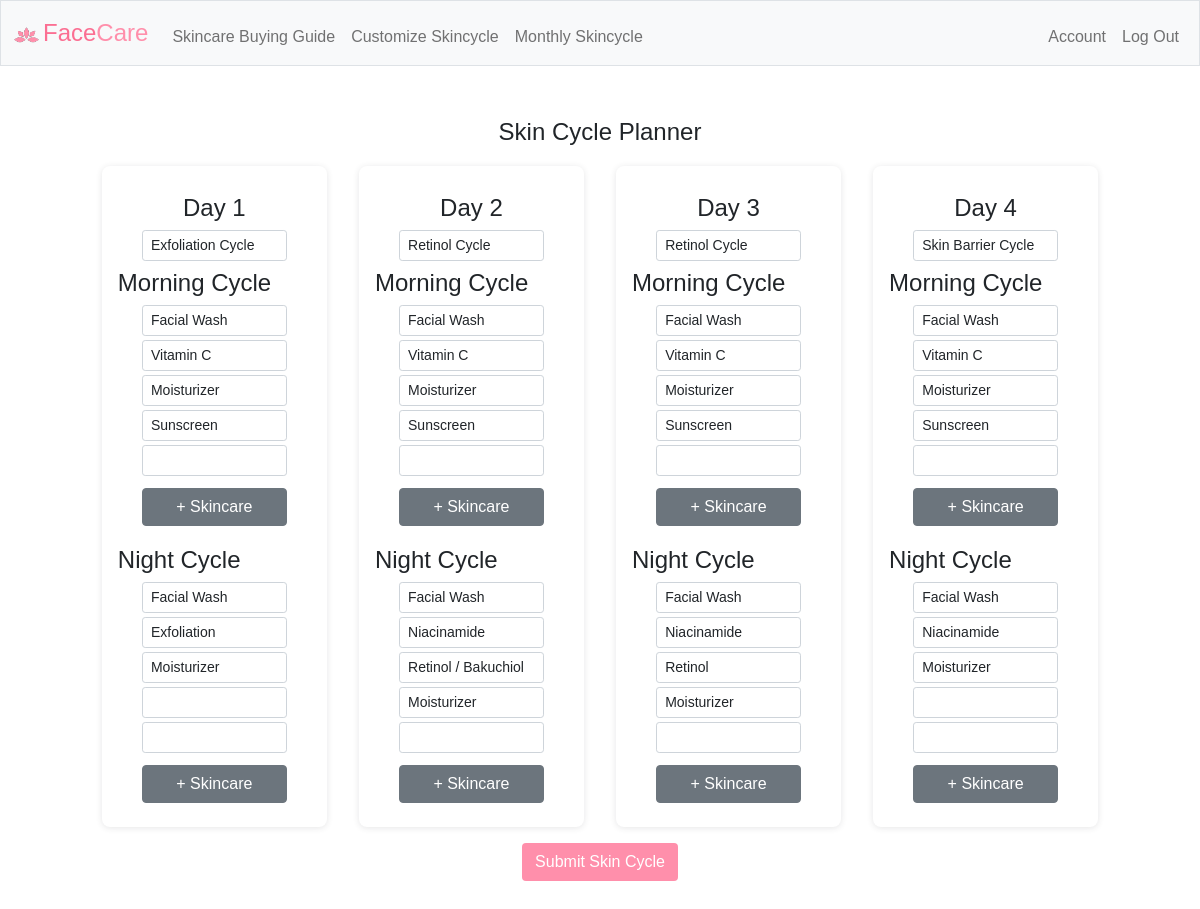
/skincycle (signed in), run on the app's committed database.
### tables this page shows
CREATE TABLE "skincareRoutine" (
"user_id" INTEGER NOT NULL,
"skinCycle" INTEGER NOT NULL,
"skincareTime" INTEGER NOT NULL,
"skincarePosition" INTEGER NOT NULL,
"skincareLabel" TEXT NOT NULL,
"skincareName" TEXT NOT NULL,
FOREIGN KEY("user_id") REFERENCES "users"("user_id")
);

### app.py (the view)
@app.route("/skincycle", methods=["GET"])
@login_required
def skincycle():
    cursorSkincycle = con.execute("SELECT * FROM skincareRoutine WHERE user_id = ?", (session["user_id"],))
    getSkincycle = cursorSkincycle.fetchall()
    skincycleLength = [0, 0, 0, 0, 0, 0, 0, 0]
    routineName = []
    mday1 = []
    nday1 = []
    mday2 = []
    nday2 = []
    mday3 = []
    nday3 = []
    mday4 = []
    nday4 = []
    for x in getSkincycle:
        if x[1] == 1 and x[2] == 1 and skincycleLength[0] == 0:
            skincycleLength[0] += 1
            mday1.append(x[5])
            routineName.append(x[4])
        elif x[1] == 1 and x[2] == 1:
            mday1.append(x[5])
            skincycleLength[0] += 1
        elif x[1] == 1 and x[2] == 2:
            nday1.append(x[5])
            skincycleLength[1] += 1
        elif x[1] == 2 and x[2] == 1 and skincycleLength[2] == 0:
            skincycleLength[2] += 1
            mday2.append(x[5])
            routineName.append(x[4])
        elif x[1] == 2 and x[2] == 1:
            mday2.append(x[5])
            skincycleLength[2] += 1
        elif x[1] == 2 and x[2] == 2:
            nday2.append(x[5])
            skincycleLength[3] += 1
        elif x[1] == 3 and x[2] == 1 and skincycleLength[4] == 0:
            skincycleLength[4] += 1
            mday3.append(x[5])
            routineName.append(x[4])
        elif x[1] == 3 and x[2] == 1:
            mday3.append(x[5])
            skincycleLength[4] += 1
        elif x[1] == 3 and x[2] == 2:
            nday3.append(x[5])
            skincycleLength[5] += 1
        elif x[1] == 4 and x[2] == 1 and skincycleLength[6] == 0:
            skincycleLength[6] += 1
            mday4.append(x[5])
            routineName.append(x[4])
        elif x[1] == 4 and x[2] == 1:
            mday4.append(x[5])
            skincycleLength[6] += 1
        elif x[1] == 4 and x[2] == 2:
            nday4.append(x[5])
            skincycleLength[7] += 1
    cursorUser = con.execute("SELECT * FROM faceCondition WHERE user_id = ?", (session["user_id"],))
    getUser = cursorUser.fetchall()
    if len(getSkincycle) != 0:
        return render_template("skincycleEdit.html", user=getUser[0], routineName=routineName, skincycleLength=skincycleLength, mday1=mday1, nday1=nday1, mday2=mday2, nday2=nday2, mday3=mday3, nday3=nday3, mday4=mday4, nday4=nday4)
    else:
        return render_template("skincycle.html", user=getUser[0])

### app.py (called while the page is built)
@app.after_request
def after_request(response):
    response.headers["Cache-Control"] = "no-cache, no-store, must-revalidate"
    response.headers["Expires"] = 0
    response.headers["Pragma"] = "no-cache"
    return response

def login_required(f):
    @wraps(f)
    def decorated_function(*args, **kwargs):
        if session.get("user_id") is None:
            return redirect("/login")
        return f(*args, **kwargs)
    return decorated_function

### templates/skincycleEdit.html (shortened to what this page needs)
{% extends "layout.html" %}
{% block main %}
<div class="container d-flex flex-wrap">
    <div class="head-form w-100">Skin Cycle Planner</div>
    <div class=form-card>
        <div class="head-form">Day 1</div>
        <input class="form-control form-control-sm my-1 w-75 mx-auto" type="text" value="{{ routineName[0] }}" id="label1" required>
        <div class="fs-4 mb-1 mt-1">Morning Cycle</div>
        <div id="mday1-anchor">
            {% for name in mday1 %}
            <input class="form-control form-control-sm my-1 w-75 mx-auto" type="text" value="{{ name }}" id="mday1" required>
            {% endfor %}
            {% if skincycleLength[0] <= 4 %}
            <input class="form-control form-control-sm my-1 w-75 mx-auto" type="text" value="" id="mday1">
            {% endif %}
        </div>
        <div class="w-100 d-flex">
            <button class="btn btn-secondary mx-auto w-75 mt-2" onclick="addMore(`mday1`)">+ Skincare</button>
        </div>
        <div class="fs-4 mb-1 mt-3">Night Cycle</div>
        <div id="nday1-anchor">
            {% for name in nday1 %}
            <input class="form-control form-control-sm my-1 w-75 mx-auto" type="text" value="{{ name }}" id="nday1" required>
            {% endfor %}
            {% if skincycleLength[1] <= 3 %}
            <input class="form-control form-control-sm my-1 w-75 mx-auto" type="text" value="" id="nday1">
            {% endif %}
            {% if skincycleLength[1] <= 4 %}
            <input class="form-control form-control-sm my-1 w-75 mx-auto" type="text" value="" id="nday1">
            {% endif %}
        </div>
        <div class="w-100 d-flex">
            <button class="btn btn-secondary mx-auto w-75 mt-2" onclick="addMore(`nday1`)">+ Skincare</button>
        </div>
    </div>
    <div class=form-card>
        <div class="head-form">Day 2</div>
        <input class="form-control form-control-sm my-1 w-75 mx-auto" type="text" value="{{ routineName[1] }}" id="label2" required>
        <div class="fs-4 mb-1 mt-1">Morning Cycle</div>
        <div id="mday2-anchor">
            {% for name in mday2 %}
            <input class="form-control form-control-sm my-1 w-75 mx-auto" type="text" value="{{ name }}" id="mday2" required>
            {% endfor %}
            {% if skincycleLength[2] <= 4 %}
            <input class="form-control form-control-sm my-1 w-75 mx-auto" type="text" value="" id="mday2">
            {% endif %}
        </div>
        <div class="w-100 d-flex">
            <button class="btn btn-secondary mx-auto w-75 mt-2" onclick="addMore(`mday2`)">+ Skincare</button>
        </div>
        <div class="fs-4 mb-1 mt-3">Night Cycle</div>
        <div id="nday2-anchor">
            {% for name in nday2 %}
            <input class="form-control form-control-sm my-1 w-75 mx-auto" type="text" value="{{ name }}" id="nday2" required>
            {% endfor %}
            {% if skincycleLength[3] <= 4 %}
            <input class="form-control form-control-sm my-1 w-75 mx-auto" type="text" value="" id="nday2">
            {% endif %}
        </div>
        <div class="w-100 d-flex">
            <button class="btn btn-secondary mx-auto w-75 mt-2" onclick="addMore(`nday2`)">+ Skincare</button>
        </div>
    </div>
    <div class=form-card>
        <div class="head-form">Day 3</div>
        <input class="form-control form-control-sm my-1 w-75 mx-auto" type="text" value="{{ routineName[2] }}" id="label3" required>
        <div class="fs-4 mb-1 mt-1">Morning Cycle</div>
        <div id="mday3-anchor">
            {% for name in mday3 %}
            <input class="form-control form-control-sm my-1 w-75 mx-auto" type="text" value="{{ name }}" id="mday3" required>
            {% endfor %}
            {% if skincycleLength[4] <= 4 %}
            <input class="form-control form-control-sm my-1 w-75 mx-auto" type="text" value="" id="mday3">
            {% endif %}
        </div>
        <div class="w-100 d-flex">
            <button class="btn btn-secondary mx-auto w-75 mt-2" onclick="addMore(`mday3`)">+ Skincare</button>
        </div>
        <div class="fs-4 mb-1 mt-3">Night Cycle</div>
        <div id="nday3-anchor">
            {% for name in nday3 %}
            <input class="form-control form-control-sm my-1 w-75 mx-auto" type="text" value="{{ name }}" id="nday3" required>
            {% endfor %}
            {% if skincycleLength[5] <= 4 %}
            <input class="form-control form-control-sm my-1 w-75 mx-auto" type="text" value="" id="nday3">
            {% endif %}
        </div>
        <div class="w-100 d-flex">
            <button class="btn btn-secondary mx-auto w-75 mt-2" onclick="addMore(`nday3`)">+ Skincare</button>
        </div>
    </div>
    <div class=form-card>
        <div class="head-form">Day 4</div>
        <input class="form-control form-control-sm my-1 w-75 mx-auto" type="text" value="{{ routineName[3] }}" id="label4" required>
        <div class="fs-4 mb-1 mt-1">Morning Cycle</div>
        <div id="mday4-anchor">
            {% for name in mday4 %}
            <input class="form-control form-control-sm my-1 w-75 mx-auto" type="text" value="{{ name }}" id="mday4" required>
            {% endfor %}
            {% if skincycleLength[6] <= 4 %}
            <input class="form-control form-control-sm my-1 w-75 mx-auto" type="text" value="" id="mday4">
            {% endif %}
        </div>
        <div class="w-100 d-flex">
            <button class="btn btn-secondary mx-auto w-75 mt-2" onclick="addMore(`mday4`)">+ Skincare</button>
        </div>
        <div class="fs-4 mb-1 mt-3">Night Cycle</div>
        <div id="nday4-anchor">
            {% for name in nday4 %}
            <input class="form-control form-control-sm my-1 w-75 mx-auto" type="text" value="{{ name }}" id="nday4" required>
            {% endfor %}
            {% if skincycleLength[7] <= 3 %}
            <input class="form-control form-control-sm my-1 w-75 mx-auto" type="text" value="" id="nday4">
            {% endif %}
            {% if skincycleLength[7] <= 4 %}
            <input class="form-control form-control-sm my-1 w-75 mx-auto" type="text" value="" id="nday4">
            {% endif %}
        </div>
        <div class="w-100 d-flex">
            <button class="btn btn-secondary mx-auto w-75 mt-2" onclick="addMore(`nday4`)">+ Skincare</button>
        </div>
    </div>
</div>
<div class="container">
    <button id="submitSkincycleBtn" class="btn tbl-pink mx-auto">Submit Skin Cycle</button>
</div>
{% endblock %}

### static/styles.css (style rules this page uses)
* { font-family: 'Montserrat', sans-serif; }
.tbl-pink { color: white !important; background-color: #ff8fab; }
body { background-color: #fff; color: #212529; font-size: 1rem; font-weight: 400; line-height: 1.5; margin: 0; text-align: left; }
.container { margin-left: auto; margin-right: auto; padding-left: 15px; padding-right: 15px; text-align: center; width: 90%; }
.head-form { text-align: center; font-size: 1.5rem; }
.form-card { border-radius: 8px; box-shadow: 0 1px 6px 0 var(--color-shadow,rgba(49,53,59,0.12)); background-color: var(--color-card,#FFFFFF); cursor: default; padding: 24px 16px 24px 16px; text-align: left; max-width: 45%; margin: 16px; }
.container > .form-card { flex: 19%; }

### data on the page
skincareRoutine: skincareLabel "Exfoliation Cycle", skincareName "Facial Wash"
skincareRoutine: skincareName "Vitamin C"
skincareRoutine: skincareName "Moisturizer"
skincareRoutine: skincareName "Sunscreen"
skincareRoutine: skincareName "Facial Wash"
skincareRoutine: skincareName "Exfoliation"
skincareRoutine: skincareName "Moisturizer"
skincareRoutine: skincareLabel "Retinol Cycle", skincareName "Facial Wash"
skincareRoutine: skincareName "Vitamin C"
skincareRoutine: skincareName "Moisturizer"
skincareRoutine: skincareName "Sunscreen"
skincareRoutine: skincareName "Facial Wash"
skincareRoutine: skincareName "Niacinamide"
skincareRoutine: skincareName "Retinol / Bakuchiol"
skincareRoutine: skincareName "Moisturizer"
skincareRoutine: skincareLabel "Retinol Cycle", skincareName "Facial Wash"
skincareRoutine: skincareName "Vitamin C"
skincareRoutine: skincareName "Moisturizer"
skincareRoutine: skincareName "Sunscreen"
skincareRoutine: skincareName "Facial Wash"
skincareRoutine: skincareName "Niacinamide"
skincareRoutine: skincareName "Retinol"
skincareRoutine: skincareName "Moisturizer"
skincareRoutine: skincareLabel "Skin Barrier Cycle", skincareName "Facial Wash"
skincareRoutine: skincareName "Vitamin C"
skincareRoutine: skincareName "Moisturizer"
skincareRoutine: skincareName "Sunscreen"
skincareRoutine: skincareName "Facial Wash"
skincareRoutine: skincareName "Niacinamide"
skincareRoutine: skincareName "Moisturizer"
